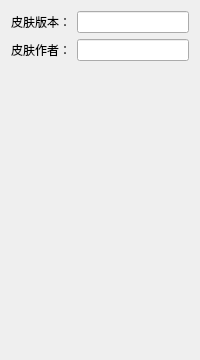
     <widget class="QWidget" name="skinInfo">
      <attribute name="title">
       <string>皮肤信息</string>
      </attribute>
      <layout class="QGridLayout" name="gridLayout_9">
       <item row="0" column="0">
        <layout class="QVBoxLayout" name="verticalLayout_5">
         <item>
          <layout class="QHBoxLayout" name="horizontalLayout_50">
           <item>
            <widget class="QLabel" name="labelSkinVersion">
             <property name="text">
              <string>皮肤版本：</string>
             </property>
            </widget>
           </item>
           <item>
            <widget class="QLineEdit" name="lineEditSkinVersion">
             <property name="text">
              <string/>
             </property>
            </widget>
           </item>
          </layout>
         </item>
         <item>
          <layout class="QHBoxLayout" name="horizontalLayout_51">
           <item>
            <widget class="QLabel" name="labelSkinAuthor">
             <property name="text">
              <string>皮肤作者：</string>
             </property>
            </widget>
           </item>
           <item>
            <widget class="QLineEdit" name="lineEditSkinAuthor">
             <property name="text">
              <string/>
             </property>
            </widget>
           </item>
          </layout>
         </item>
        </layout>
       </item>
       <item row="1" column="0">
        <spacer name="verticalSpacer_5">
         <property name="orientation">
          <enum>Qt::Vertical</enum>
         </property>
         <property name="sizeHint" stdset="0">
          <size>
           <width>20</width>
           <height>288</height>
          </size>
         </property>
        </spacer>
       </item>
      </layout>
     </widget>
